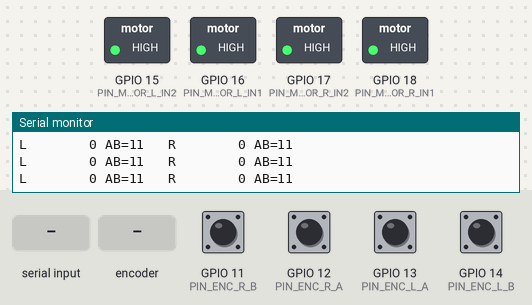
A program run on a simulated ESP32-S3. On the bench: switched loads named in the program (green lamp = pin HIGH), the last lines printed to the serial monitor. The inputs (shaded band) are chosen by the test bench; at power-on: GPIO 11 (PIN_ENC_R_B), GPIO 12 (PIN_ENC_R_A), GPIO 13 (PIN_ENC_L_A), GPIO 14 (PIN_ENC_L_B) HIGH.

Above: at 1.7 s.
1.8 s: GPIO 13 (PIN_ENC_L_A) pulled LOW for 0.15 s
3.4 s: "cpr 700 704\n" received over Serial
4.9 s: "run 50\n" received over Serial
At 5.6 s:
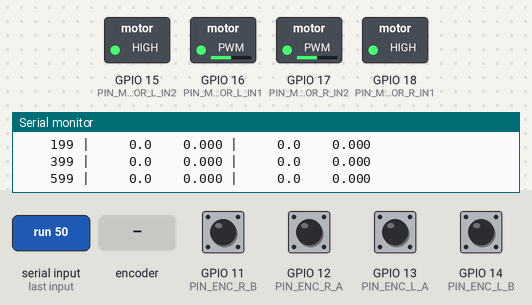
7.9 s: "z\n" received over Serial
9.4 s: "sweep\n" received over Serial
At 10.2 s:
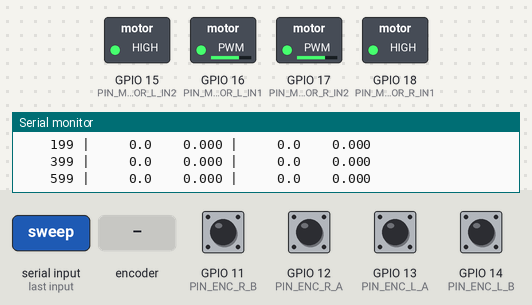
12.4 s: rotary encoder on GPIO 12 (PIN_ENC_R_A) / GPIO 14 (PIN_ENC_L_B) turned 1 step (first pin leading)
Timing chart, 0 to 15.1 s (numbered marks = the images above; inputs shaded):
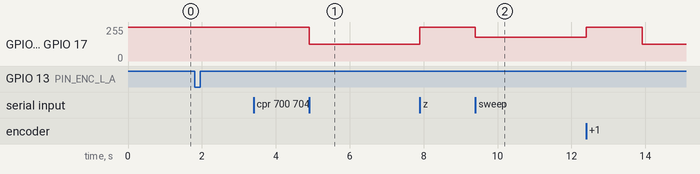

Measured:
- after the input at 4.9 s, GPIO 16 (PIN_MOTOR_L_IN1), GPIO 17 (PIN_MOTOR_R_IN2): 255/255 → 127/255 at once
- after the input at 9.4 s, GPIO 16 (PIN_MOTOR_L_IN1), GPIO 17 (PIN_MOTOR_R_IN2): 255/255 → 178/255 at once

The program:

main.cpp
```cpp
// Encoder / RPM test for the line follower (ESP32-S3, Arduino core 2.0.17).
//
// Purpose: measure the real wheel speed so we can choose a gear ratio.
//
//   1. Calibration mode (default at boot): motors braked, prints the raw
//      left/right encoder counts every 200 ms. Type "z" to zero them, turn a
//      wheel exactly one revolution by hand (or 10 and divide by 10 for a
//      more accurate number) and read the counts per wheel revolution.
//   2. RPM test: type "cpr 700" (or "cpr 700 704" for different left/right
//      values) once, then "run 50" spins both wheels forward at 50 % duty for
//      3 s and prints RPM and m/s every 200 ms, then the average and peak.
//      "sweep" runs the duty steps 30, 50, 70, 75 % one after another and
//      prints a summary table.
//
// Commands (type and press Enter, "help" lists them):
//   z            zero the counters
//   cal          back to calibration mode (counts every 200 ms)
//   cpr N [N2]   counts per wheel revolution (left [right])
//   run P        run both motors at P % duty (capped at 75 %)
//   sweep        run 30, 50, 70, 75 % with a summary table
//   dur MS       change the run length (default 3000 ms)
//   s            stop (any input also aborts a running test)
//
// Encoders are decoded in full quadrature (x4): an interrupt on every edge of
// both channels, so counts per revolution = 4 x encoder pulses per motor
// revolution x gear ratio.

#include <Arduino.h>

#include "soc/gpio_reg.h"
#include "soc/soc.h"

// ===========================================================================
// Pins and constants (same pin map as the robot, see ../include/config.h)
// ===========================================================================

// DRV8833: right motor IN1/IN2, left motor IN3/IN4
constexpr uint8_t PIN_MOTOR_R_IN1 = 18;
constexpr uint8_t PIN_MOTOR_R_IN2 = 17;
constexpr uint8_t PIN_MOTOR_L_IN1 = 16;  // DRV8833 IN3
constexpr uint8_t PIN_MOTOR_L_IN2 = 15;  // DRV8833 IN4

// The left motor runs backwards on a forward command (found with steertest).
constexpr bool MOTOR_L_INVERT = true;
constexpr bool MOTOR_R_INVERT = false;

// Encoder channels C1 (A) and C2 (B)
constexpr uint8_t PIN_ENC_L_A = 13;
constexpr uint8_t PIN_ENC_L_B = 14;
constexpr uint8_t PIN_ENC_R_A = 12;
constexpr uint8_t PIN_ENC_R_B = 11;

// The ISR reads all pins at once from GPIO_IN_REG, which covers GPIO 0..31.
static_assert(PIN_ENC_L_A < 32 && PIN_ENC_L_B < 32 && PIN_ENC_R_A < 32 && PIN_ENC_R_B < 32,
              "encoder pins must be GPIO 0..31");

constexpr uint32_t PWM_FREQ_HZ = 20000;  // above hearing range
constexpr uint8_t  PWM_BITS    = 10;     // 0..1023
constexpr uint32_t PWM_MAX     = (1u << PWM_BITS) - 1;
constexpr int      DUTY_CAP_PCT = 75;    // hard limit for this test

constexpr float WHEEL_DIAMETER_M = 0.0335f;

constexpr uint32_t PRINT_PERIOD_MS = 200;
constexpr uint32_t RUN_MS_DEFAULT  = 3000;
// Samples that end before this are spin-up and are left out of the average.
constexpr uint32_t SETTLE_MS       = 1000;
constexpr uint32_t SWEEP_REST_MS   = 1500;  // let the wheels stop between steps

constexpr int SWEEP_STEPS[] = {30, 50, 70, 75};
constexpr int SWEEP_COUNT = sizeof(SWEEP_STEPS) / sizeof(SWEEP_STEPS[0]);

// ===========================================================================
// Quadrature decoding
// ===========================================================================

struct Encoder {
    uint8_t pinA, pinB;
    volatile int32_t count;
    volatile uint8_t prev;  // last (A << 1 | B)
};

Encoder encL = {PIN_ENC_L_A, PIN_ENC_L_B, 0, 0};
Encoder encR = {PIN_ENC_R_A, PIN_ENC_R_B, 0, 0};

// Index = (previous AB << 2) | new AB. A valid Gray-code step gives +1 or -1;
// no change or a double step (missed edge / noise) gives 0.
DRAM_ATTR static const int8_t QDEC[16] = {
     0, +1, -1,  0,
    -1,  0,  0, +1,
    +1,  0,  0, -1,
     0, -1, +1,  0,
};

static inline uint8_t IRAM_ATTR readAB(const Encoder& e) {
    uint32_t in = REG_READ(GPIO_IN_REG);
    return (uint8_t)((((in >> e.pinA) & 1u) << 1) | ((in >> e.pinB) & 1u));
}

static inline void IRAM_ATTR encUpdate(Encoder& e) {
    uint8_t ab = readAB(e);
    e.count = e.count + QDEC[(e.prev << 2) | ab];
    e.prev = ab;
}

void IRAM_ATTR isrLeft()  { encUpdate(encL); }
void IRAM_ATTR isrRight() { encUpdate(encR); }

void encodersBegin() {
    // INPUT_PULLUP in case the encoder outputs are open collector.
    for (uint8_t pin : {PIN_ENC_L_A, PIN_ENC_L_B, PIN_ENC_R_A, PIN_ENC_R_B}) pinMode(pin, INPUT_PULLUP);
    encL.prev = readAB(encL);
    encR.prev = readAB(encR);
    attachInterrupt(PIN_ENC_L_A, isrLeft, CHANGE);
    attachInterrupt(PIN_ENC_L_B, isrLeft, CHANGE);
    attachInterrupt(PIN_ENC_R_A, isrRight, CHANGE);
    attachInterrupt(PIN_ENC_R_B, isrRight, CHANGE);
}

// "z" never writes the counters (the ISR owns them); it stores an offset.
int32_t zeroL = 0, zeroR = 0;

int32_t countL() { return encL.count - zeroL; }
int32_t countR() { return encR.count - zeroR; }
void countsZero() { zeroL = encL.count; zeroR = encR.count; }

// ===========================================================================
// Motors (DRV8833, slow decay like the robot firmware)
// ===========================================================================

struct Motor {
    uint8_t pin1, pin2, ch1, ch2;
    bool invert;
};

Motor motorL = {PIN_MOTOR_L_IN1, PIN_MOTOR_L_IN2, 0, 1, MOTOR_L_INVERT};
Motor motorR = {PIN_MOTOR_R_IN1, PIN_MOTOR_R_IN2, 2, 3, MOTOR_R_INVERT};

void motorAttach(const Motor& m) {
    ledcSetup(m.ch1, PWM_FREQ_HZ, PWM_BITS);
    ledcSetup(m.ch2, PWM_FREQ_HZ, PWM_BITS);
    ledcAttachPin(m.pin1, m.ch1);
    ledcAttachPin(m.pin2, m.ch2);
}

// duty -1..1 (+ = forward), clamped to DUTY_CAP_PCT.
// Slow decay: one pin held high, the other gets inverted PWM (brake between
// pulses), which gives a more linear speed vs duty curve.
void motorSet(const Motor& m, float duty) {
    const float cap = DUTY_CAP_PCT / 100.0f;
    duty = constrain(duty, -cap, cap);
    if (m.invert) duty = -duty;
    uint32_t mag = (uint32_t)(fabsf(duty) * PWM_MAX + 0.5f);
    uint32_t hi = PWM_MAX, lo = PWM_MAX - mag;
    if (duty >= 0.0f) {
        ledcWrite(m.ch1, hi);
        ledcWrite(m.ch2, lo);
    } else {
        ledcWrite(m.ch1, lo);
        ledcWrite(m.ch2, hi);
    }
}

void motorsSet(float duty) { motorSet(motorL, duty); motorSet(motorR, duty); }

void motorsBrake() {
    for (const Motor* m : {&motorL, &motorR}) {
        ledcWrite(m->ch1, PWM_MAX);
        ledcWrite(m->ch2, PWM_MAX);
    }
}

// ===========================================================================
// Speed maths
// ===========================================================================

float cprL = 0, cprR = 0;  // counts per wheel revolution, 0 = not set yet
uint32_t runMs = RUN_MS_DEFAULT;

float rpmFrom(int32_t counts, float cpr, uint32_t dtUs) {
    return fabsf((float)counts) / cpr * 60e6f / (float)dtUs;
}

float mpsFrom(float rpm) { return PI * WHEEL_DIAMETER_M * rpm / 60.0f; }

// ===========================================================================
// Serial input
// ===========================================================================

// Collects characters until Enter. Returns true when a full line is in buf.
bool readLine(char* buf, size_t size) {
    static size_t len = 0;
    while (Serial.available()) {
        char c = (char)Serial.read();
        if (c == '\r' || c == '\n') {
            if (len == 0) continue;
            buf[len] = '\0';
            len = 0;
            return true;
        }
        if (len < size - 1) buf[len++] = c;
    }
    return false;
}

// ===========================================================================
// RPM run
// ===========================================================================

struct Result {
    int pct;
    float avgL, avgR, peakL, peakR;
    bool valid;  // false if aborted or nothing was in the settled window
};

Result runTest(int pct) {
    Result res = {pct, 0, 0, 0, 0, false};
    pct = constrain(pct, 0, DUTY_CAP_PCT);
    res.pct = pct;

    Serial.printf("\n--- run %d %% for %lu ms (any input aborts) ---\n", pct, (unsigned long)runMs);
    Serial.println("   t ms |   L rpm    L m/s |   R rpm    R m/s");

    int32_t lastL = countL(), lastR = countR();
    int32_t startL = lastL, startR = lastR;
    uint32_t t0Us = micros(), lastUs = t0Us;
    uint32_t t0Ms = millis(), nextMs = t0Ms + PRINT_PERIOD_MS;

    float sumL = 0, sumR = 0;
    int settled = 0;
    bool aborted = false;

    while (Serial.available()) Serial.read();  // drop the Enter that started us
    motorsSet(pct / 100.0f);

    while (millis() - t0Ms < runMs) {
        if (Serial.available()) {
            aborted = true;
            break;
        }
        if ((int32_t)(millis() - nextMs) < 0) continue;
        nextMs += PRINT_PERIOD_MS;

        int32_t cL = countL(), cR = countR();
        uint32_t nowUs = micros();
        uint32_t dtUs = nowUs - lastUs;
        float rL = rpmFrom(cL - lastL, cprL, dtUs);
        float rR = rpmFrom(cR - lastR, cprR, dtUs);
        lastL = cL; lastR = cR; lastUs = nowUs;

        uint32_t tMs = (nowUs - t0Us) / 1000;
        bool inAvg = tMs > SETTLE_MS;
        Serial.printf("%7lu%c| %7.1f  %7.3f | %7.1f  %7.3f\n", (unsigned long)tMs, inAvg ? '*' : ' ',
                      rL, mpsFrom(rL), rR, mpsFrom(rR));

        res.peakL = max(res.peakL, rL);
        res.peakR = max(res.peakR, rR);
        if (inAvg) {
            sumL += rL;
            sumR += rR;
            settled++;
        }
    }
    motorsBrake();

    if (aborted) {
        while (Serial.available()) Serial.read();
        Serial.println("ABORTED, motors braked");
        return res;
    }

    if (countL() == startL) Serial.println("WARNING: no left encoder counts. Check wiring/power.");
    if (countR() == startR) Serial.println("WARNING: no right encoder counts. Check wiring/power.");

    if (settled == 0) {
        Serial.println("Run too short for an average (needs > SETTLE_MS).");
        return res;
    }
    res.avgL = sumL / settled;
    res.avgR = sumR / settled;
    res.valid = true;

    float avg = (res.avgL + res.avgR) / 2;
    Serial.printf("average (rows marked *): L %.1f rpm  R %.1f rpm  -> %.3f m/s\n", res.avgL, res.avgR,
                  mpsFrom(avg));
    Serial.printf("peak:                    L %.1f rpm  R %.1f rpm\n", res.peakL, res.peakR);
    if (avg > 0) Serial.printf("L/R difference: %+.1f %%\n", 100.0f * (res.avgL - res.avgR) / avg);
    return res;
}

void sweep() {
    Result results[SWEEP_COUNT];
    int done = 0;
    while (done < SWEEP_COUNT) {
        results[done] = runTest(SWEEP_STEPS[done]);
        if (!results[done].valid) {
            Serial.println("sweep stopped");
            break;
        }
        done++;
        if (done < SWEEP_COUNT) delay(SWEEP_REST_MS);
    }
    if (done == 0) return;

    Serial.printf("\n=== sweep summary (cpr L %.1f R %.1f, wheel %.1f mm) ===\n", cprL, cprR,
                  WHEEL_DIAMETER_M * 1000);
    Serial.println(" duty |  L avg  L peak |  R avg  R peak | avg m/s");
    for (int i = 0; i < done; i++) {
        const Result& r = results[i];
        Serial.printf("%3d %% | %6.1f  %6.1f | %6.1f  %6.1f | %6.3f\n", r.pct, r.avgL, r.peakL, r.avgR,
                      r.peakR, mpsFrom((r.avgL + r.avgR) / 2));
    }
}

// ===========================================================================
// Commands
// ===========================================================================

enum class Mode { Calibrate, Rpm };
Mode mode = Mode::Calibrate;

void printHelp() {
    Serial.println("\nCommands:");
    Serial.println("  z            zero the counters");
    Serial.println("  cal          calibration mode (counts every 200 ms, motors off)");
    Serial.println("  cpr N [N2]   counts per wheel revolution (left [right])");
    Serial.printf ("  run P        both motors at P %% duty (max %d) for the run length\n", DUTY_CAP_PCT);
    Serial.println("  sweep        run 30, 50, 70, 75 % with a summary table");
    Serial.printf ("  dur MS       run length in ms (now %lu)\n", (unsigned long)runMs);
    Serial.println("  s            stop printing / stop a run");
    Serial.println("  help         this list");
}

bool cprSet() {
    if (cprL > 0 && cprR > 0) return true;
    Serial.println("Set counts per revolution first, e.g. \"cpr 700\".");
    return false;
}

void handleCommand(char* line) {
    float a = 0, b = 0;
    int p = 0;
    unsigned long ms = 0;

    if (strcmp(line, "z") == 0) {
        countsZero();
        Serial.println("counters zeroed");
    } else if (strcmp(line, "cal") == 0) {
        motorsBrake();
        mode = Mode::Calibrate;
        Serial.println("calibration mode, motors braked");
    } else if (strcmp(line, "s") == 0) {
        motorsBrake();
        mode = Mode::Rpm;  // idle: no periodic printing
        Serial.println("stopped");
    } else if (strncmp(line, "cpr", 3) == 0) {
        int n = sscanf(line + 3, "%f %f", &a, &b);
        if (n < 1 || a == 0) {
            Serial.println("usage: cpr N  or  cpr LEFT RIGHT");
            return;
        }
        cprL = fabsf(a);
        cprR = n >= 2 && b != 0 ? fabsf(b) : cprL;
        Serial.printf("cpr left %.1f, right %.1f\n", cprL, cprR);
    } else if (sscanf(line, "run %d", &p) == 1) {
        if (!cprSet()) return;
        mode = Mode::Rpm;
        if (p > DUTY_CAP_PCT) Serial.printf("capped to %d %%\n", DUTY_CAP_PCT);
        runTest(p);
    } else if (strcmp(line, "sweep") == 0) {
        if (!cprSet()) return;
        mode = Mode::Rpm;
        sweep();
    } else if (sscanf(line, "dur %lu", &ms) == 1) {
        runMs = constrain(ms, 500UL, 10000UL);
        Serial.printf("run length %lu ms\n", (unsigned long)runMs);
    } else if (strcmp(line, "help") == 0 || strcmp(line, "h") == 0) {
        printHelp();
    } else {
        Serial.printf("unknown command \"%s\", type help\n", line);
    }
}

// ===========================================================================
// Arduino entry points
// ===========================================================================

void setup() {
    Serial.begin(115200);

    motorAttach(motorL);
    motorAttach(motorR);
    motorsBrake();  // outputs defined before anything else happens

    encodersBegin();

    delay(500);
    Serial.println("\nEncoder / RPM test. Motors braked.");
    printHelp();
    Serial.println("\nCalibration mode: type z, turn one wheel exactly one revolution, read the counts.");
}

void loop() {
    static char line[48];
    static uint32_t nextPrintMs = 0;

    if (readLine(line, sizeof(line))) {
        handleCommand(line);
        nextPrintMs = millis();
    }

    if (mode == Mode::Calibrate && (int32_t)(millis() - nextPrintMs) >= 0) {
        nextPrintMs = millis() + PRINT_PERIOD_MS;
        int32_t l = countL(), r = countR();
        // Raw A/B pin levels: if they never change while a wheel turns, the
        // encoder signal is not reaching the pin (power, wiring, pull-up).
        uint8_t abL = readAB(encL), abR = readAB(encR);
        if (cprL > 0 && cprR > 0)
            Serial.printf("L %8ld (%6.2f rev) AB=%d%d   R %8ld (%6.2f rev) AB=%d%d\n", (long)l, l / cprL,
                          abL >> 1, abL & 1, (long)r, r / cprR, abR >> 1, abR & 1);
        else
            Serial.printf("L %8ld AB=%d%d   R %8ld AB=%d%d\n", (long)l, abL >> 1, abL & 1, (long)r, abR >> 1,
                          abR & 1);
    }
}
```
